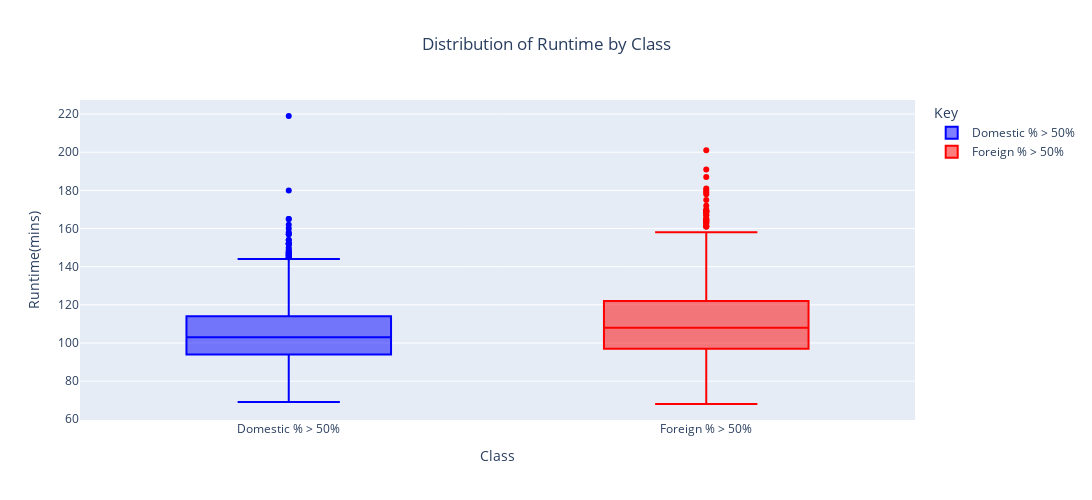

Notebook code cell kept with this figure:
### Markdown cell above
### Runtime

### Code cell
df_runtime = df.copy(deep=True)

df_runtime['Foreign_higher'] = df.copy(deep=True)['Foreign_higher'].replace({
    0: "Domestic % > 50%",
    1: "Foreign % > 50%"
})

fig_box_runtime = create_box_plot(df, 'Runtime(mins)', 'Runtime(mins)', 'Runtime', log= False)
fig_box_runtime.show()
fig_box_runtime.write_image("images/fig_box_runtime.png")

### Figure 1 — Plotly figure (JSON) as saved in the notebook; plotly's stock layout.template omitted (floating-point values rounded to 4 significant figures; data arrays with more than 128 entries replaced by an {"elided": "..."} marker saying what was removed)
{"data": [{"alignmentgroup": "True", "hovertemplate": "Foreign_higher=%{x}<br>Runtime(mins)=%{y}<extra></extra>", "legendgroup": "Domestic % > 50%", "marker": {"color": "blue"}, "name": "Domestic % > 50%", "notched": false, "offsetgroup": "Domestic % > 50%", "orientation": "v", "showlegend": true, "type": "box", "x": {"elided": "1544 str values"}, "x0": " ", "xaxis": "x", "y": {"elided": "1544 int values"}, "y0": " ", "yaxis": "y"}, {"alignmentgroup": "True", "hovertemplate": "Foreign_higher=%{x}<br>Runtime(mins)=%{y}<extra></extra>", "legendgroup": "Foreign % > 50%", "marker": {"color": "red"}, "name": "Foreign % > 50%", "notched": false, "offsetgroup": "Foreign % > 50%", "orientation": "v", "showlegend": true, "type": "box", "x": {"elided": "1145 str values"}, "x0": " ", "xaxis": "x", "y": {"elided": "1145 int values"}, "y0": " ", "yaxis": "y"}], "layout": {"boxmode": "overlay", "height": 500, "legend": {"title": {"text": "Key"}, "tracegroupgap": 0}, "title": {"text": "Distribution of Runtime by Class", "x": 0.5, "xanchor": "center"}, "width": 1100, "xaxis": {"anchor": "y", "categoryarray": ["Domestic % > 50%", "Foreign % > 50%"], "categoryorder": "array", "domain": [0, 1], "title": {"text": "Class"}}, "yaxis": {"anchor": "x", "domain": [0, 1], "title": {"text": "Runtime(mins)"}}}}
